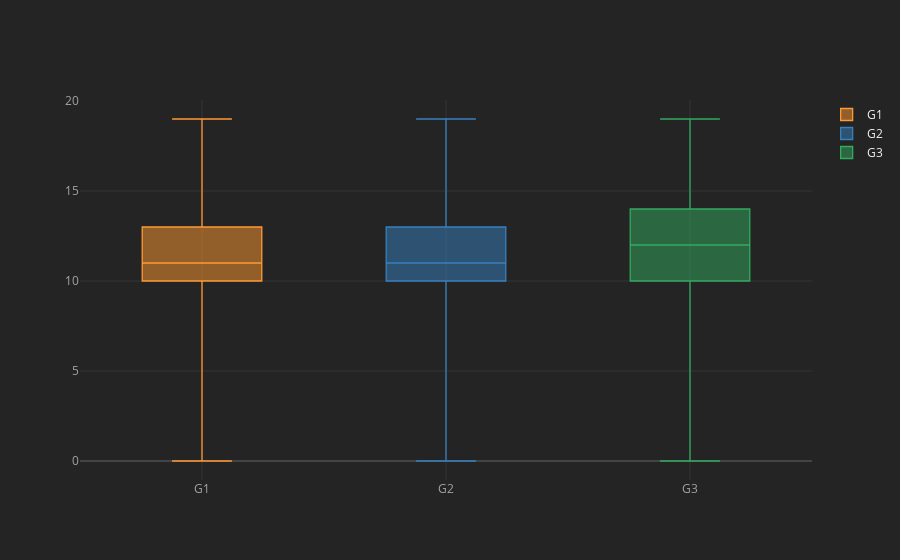

This figure's notebook cell:
### Code cell
Grades.iplot(kind="box")

### Figure 1 — Plotly figure (JSON) as saved in the notebook; plotly's stock layout.template omitted (floating-point values rounded to 4 significant figures; data arrays with more than 128 entries replaced by an {"elided": "..."} marker saying what was removed)
{"data": [{"boxpoints": false, "line": {"width": 1.3}, "marker": {"color": "rgba(255, 153, 51, 1.0)"}, "name": "G1", "orientation": "v", "type": "box", "y": {"elided": "649 int values"}}, {"boxpoints": false, "line": {"width": 1.3}, "marker": {"color": "rgba(55, 128, 191, 1.0)"}, "name": "G2", "orientation": "v", "type": "box", "y": {"elided": "649 int values"}}, {"boxpoints": false, "line": {"width": 1.3}, "marker": {"color": "rgba(50, 171, 96, 1.0)"}, "name": "G3", "orientation": "v", "type": "box", "y": {"elided": "649 int values"}}], "layout": {"legend": {"bgcolor": "#242424", "font": {"color": "#F4F4F4"}}, "paper_bgcolor": "#242424", "plot_bgcolor": "#242424", "title": {"font": {"color": "#F4F4F4"}}, "xaxis": {"gridcolor": "#343434", "showgrid": true, "tickfont": {"color": "#A4A4A4"}, "title": {"font": {"color": "#A4A4A4"}, "text": ""}, "zerolinecolor": "#444444"}, "yaxis": {"gridcolor": "#343434", "showgrid": true, "tickfont": {"color": "#A4A4A4"}, "title": {"font": {"color": "#A4A4A4"}, "text": ""}, "zerolinecolor": "#444444"}}}
